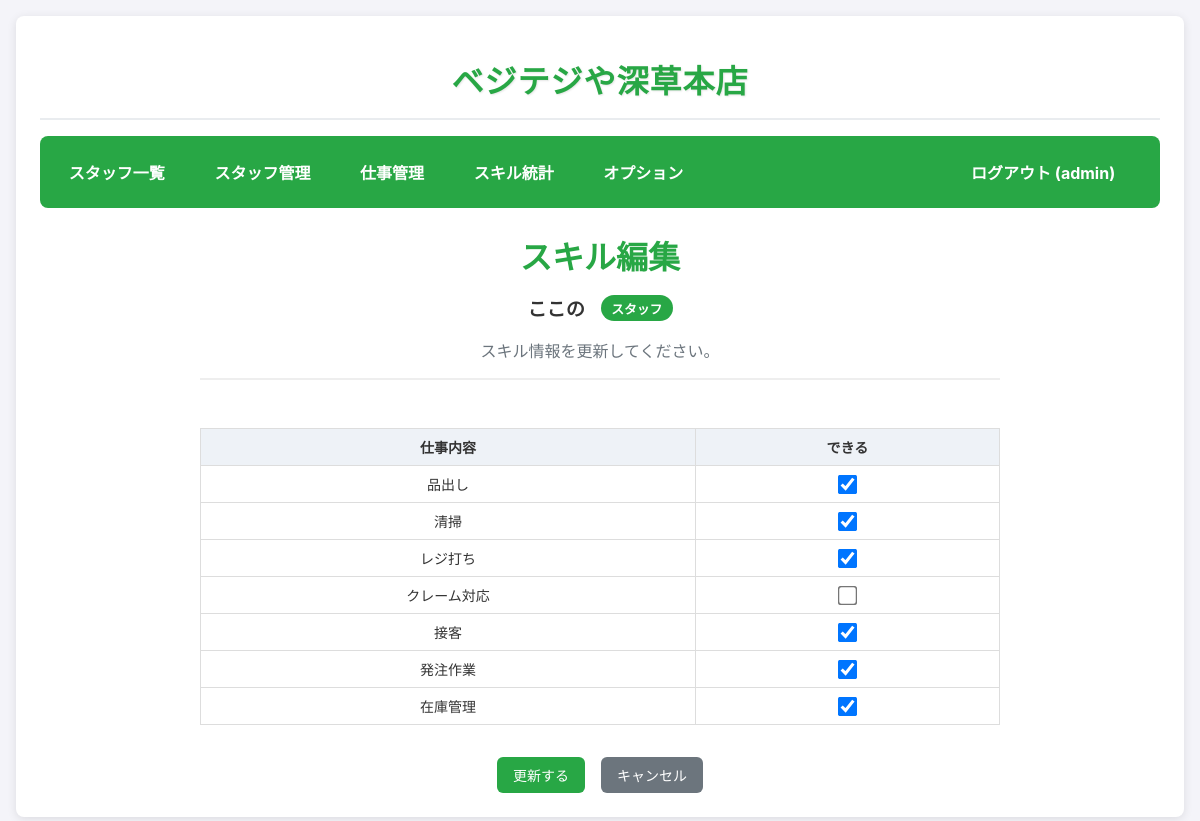
Page /admin/edit_skills/2 (signed in) on the earlier database version.
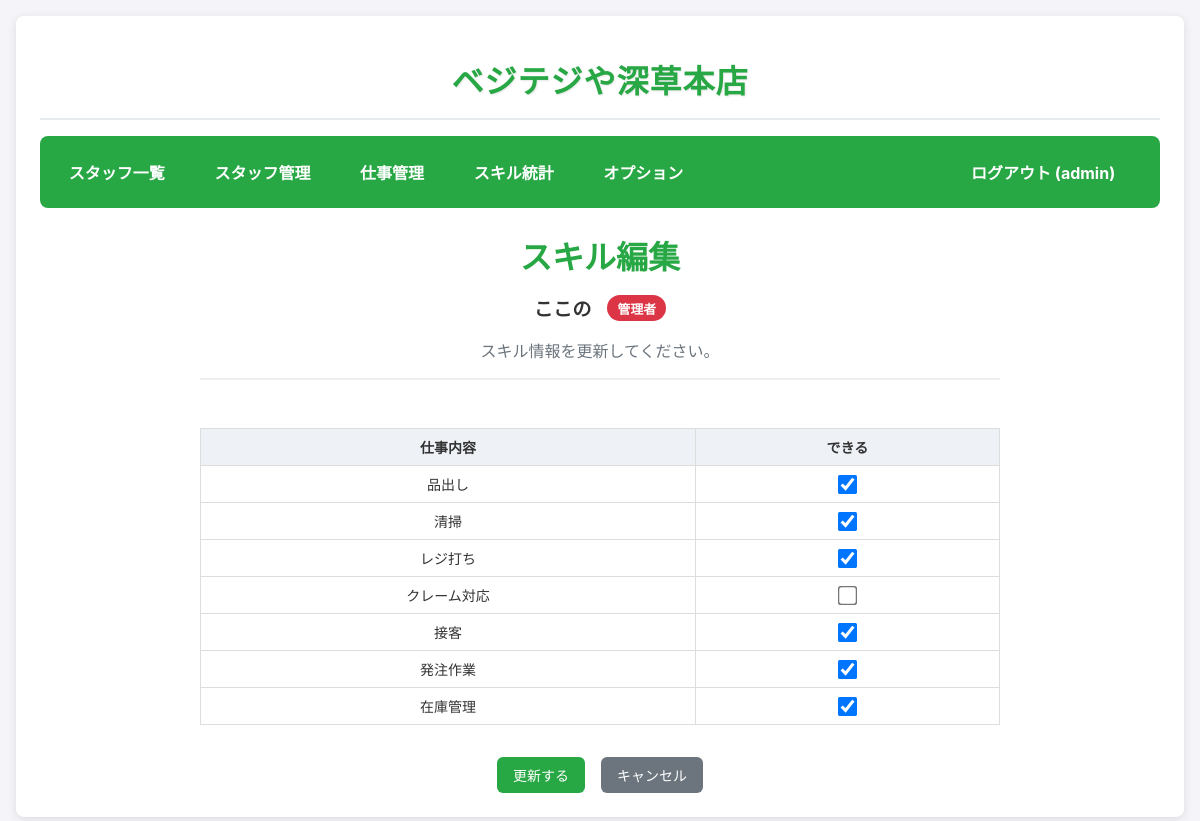
Same page on the later database version.
### app.py (the view, shortened to what this page needs)
@app.route('/admin/edit_skills/<int:user_id>', methods=['GET', 'POST'])
@admin_required
def edit_skills(user_id):
    user_to_edit = User.query.get_or_404(user_id)
    all_tasks = Task.query.order_by(Task.order_index, Task.id).all()
    existing_skills = {skill.task_id: skill for skill in user_to_edit.skills}
    skills_to_edit = []
    for task in all_tasks:
        if task.id in existing_skills:
            skills_to_edit.append(existing_skills[task.id])
        else:
            skills_to_edit.append(UserSkill(user_id=user_id, task_id=task.id, can_do=False, task=task))
    return render_template('edit_skills.html', user_to_edit=user_to_edit, skills_to_edit=skills_to_edit)

### app.py (called while the page is built)
@login_manager.user_loader
def load_user(user_id):
    return User.query.get(int(user_id))

def admin_required(f):
    @wraps(f)
    @login_required
    def decorated_function(*args, **kwargs):
        if current_user.role != 'admin':
            flash('このページにアクセスする権限がありません。')
            return redirect(url_for('dashboard'))
        return f(*args, **kwargs)
    return decorated_function

### templates/edit_skills.html (shortened to what this page needs)
{% extends "base.html" %}
{% block content %}
  <div class="edit-skills-container">
    <div class="user-header">
      <h1>スキル編集</h1>
      <div class="user-info">
        <span class="username">{{ user_to_edit.username }}</span>
        {% if user_to_edit.role == 'admin' %}
          <span class="role-badge admin">管理者</span>
        {% else %}
          <span class="role-badge staff">スタッフ</span>
        {% endif %}
      </div>
      <p class="description">スキル情報を更新してください。</p>
    </div>
    <form method="POST" class="skills-form">
      <div class="desktop-skills">
        <div class="table-container">
          <table>
            <thead>
              <tr>
                <th>仕事内容</th>
                <th>できる</th>
              </tr>
            </thead>
            <tbody>
              {% for skill in skills_to_edit %}
              <tr>
                <td>{{ skill.task.name }}</td>
                <td style="text-align: center;">
                  <input type="checkbox" name="task_{{ skill.task_id }}" id="desktop_task_{{ skill.task_id }}"
                         {% if skill.can_do %}checked{% endif %} class="skill-checkbox-desktop">
                </td>
              </tr>
              {% endfor %}
            </tbody>
          </table>
        </div>
      </div>
      <div class="form-actions">
        <input type="submit" value="更新する" class="btn btn-custom-primary">
        <a href="{{ url_for('dashboard') }}" class="btn btn-custom-secondary">キャンセル</a>
      </div>
    </form>
  </div>
{% endblock %}

Differences in the rows shown:
changed User "ここの": role "staff" → "admin" (drawn)
Other differences:
text no longer shown: "スタッフ"
text now shown: "管理者"
